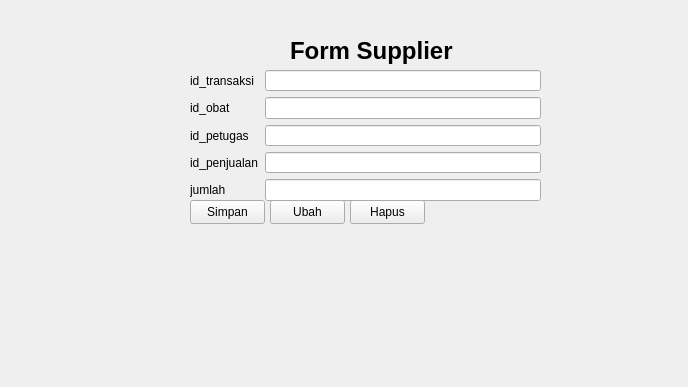
<?xml version="1.0" encoding="UTF-8"?>
<ui version="4.0">
 <class>Form</class>
 <widget class="QWidget" name="Form">
  <property name="geometry">
   <rect>
    <x>0</x>
    <y>0</y>
    <width>688</width>
    <height>387</height>
   </rect>
  </property>
  <property name="windowTitle">
   <string>Form</string>
  </property>
  <widget class="QWidget" name="formLayoutWidget">
   <property name="geometry">
    <rect>
     <x>190</x>
     <y>70</y>
     <width>351</width>
     <height>131</height>
    </rect>
   </property>
   <layout class="QFormLayout" name="formLayout">
    <item row="0" column="0">
     <widget class="QLabel" name="id_transaksiLabel">
      <property name="text">
       <string>id_transaksi</string>
      </property>
     </widget>
    </item>
    <item row="0" column="1">
     <widget class="QLineEdit" name="id_transaksiLineEdit"/>
    </item>
    <item row="1" column="0">
     <widget class="QLabel" name="id_obatLabel">
      <property name="text">
       <string>id_obat</string>
      </property>
     </widget>
    </item>
    <item row="1" column="1">
     <widget class="QLineEdit" name="id_obatLineEdit"/>
    </item>
    <item row="2" column="0">
     <widget class="QLabel" name="id_petugasLabel">
      <property name="text">
       <string>id_petugas</string>
      </property>
     </widget>
    </item>
    <item row="2" column="1">
     <widget class="QLineEdit" name="id_petugasLineEdit"/>
    </item>
    <item row="3" column="0">
     <widget class="QLabel" name="id_penjualanLabel">
      <property name="text">
       <string>id_penjualan</string>
      </property>
     </widget>
    </item>
    <item row="3" column="1">
     <widget class="QLineEdit" name="id_penjualanLineEdit"/>
    </item>
    <item row="4" column="0">
     <widget class="QLabel" name="jumlahLabel">
      <property name="text">
       <string>jumlah</string>
      </property>
     </widget>
    </item>
    <item row="4" column="1">
     <widget class="QLineEdit" name="jumlahLineEdit"/>
    </item>
   </layout>
  </widget>
  <widget class="QPushButton" name="pushButton">
   <property name="geometry">
    <rect>
     <x>190</x>
     <y>200</y>
     <width>75</width>
     <height>24</height>
    </rect>
   </property>
   <property name="text">
    <string>Simpan</string>
   </property>
  </widget>
  <widget class="QPushButton" name="pushButton_2">
   <property name="geometry">
    <rect>
     <x>270</x>
     <y>200</y>
     <width>75</width>
     <height>24</height>
    </rect>
   </property>
   <property name="text">
    <string>Ubah</string>
   </property>
  </widget>
  <widget class="QPushButton" name="pushButton_3">
   <property name="geometry">
    <rect>
     <x>350</x>
     <y>200</y>
     <width>75</width>
     <height>24</height>
    </rect>
   </property>
   <property name="text">
    <string>Hapus</string>
   </property>
  </widget>
  <widget class="QLabel" name="label">
   <property name="geometry">
    <rect>
     <x>290</x>
     <y>30</y>
     <width>171</width>
     <height>41</height>
    </rect>
   </property>
   <property name="font">
    <font>
     <pointsize>18</pointsize>
     <bold>true</bold>
    </font>
   </property>
   <property name="text">
    <string>Form Supplier</string>
   </property>
  </widget>
 </widget>
 <resources/>
 <connections/>
</ui>
